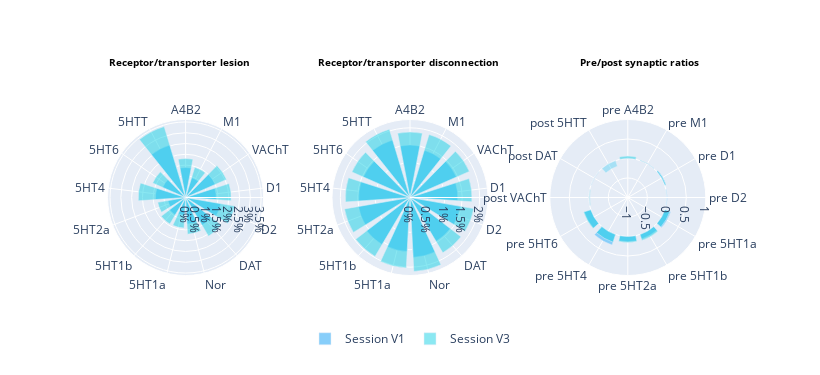
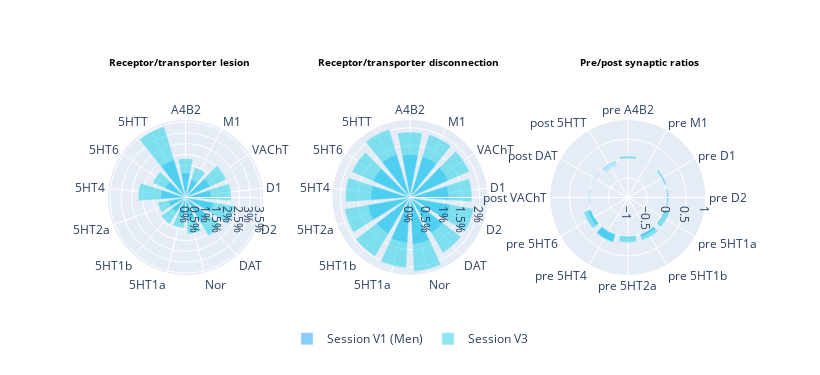

Notebook code for these charts, in order:
### Code cell
#| label: fig4cell

from Dash_client import DashNeuroTmapClient
import plotly.io as pio
pio.renderers.default = "plotly_mimetype"

client = DashNeuroTmapClient(dash_url="https://stroke-dashboard-bcrr.onrender.com/") #https://stroke-dashboard.db.neurolibre.org/")
client.create_advanced_interface('V1', 'all', 'V3', 'all')

### Figure 1 — Plotly figure (JSON) as saved in the notebook; plotly's stock layout.template omitted (floating-point values rounded to 4 significant figures)
{"data": [{"hovertemplate": "<b>%{theta}</b><br>%{r:.2f}%<extra></extra>", "legendgroup": "Session V1", "marker": {"color": ["lightskyblue", "lightskyblue", "lightskyblue", "lightskyblue", "lightskyblue", "lightskyblue", "lightskyblue", "lightskyblue", "lightskyblue", "lightskyblue", "lightskyblue", "lightskyblue", "lightskyblue"]}, "name": "Session V1", "r": [1.39, 0.9559, 1.501, 1.42, 1.652, 1.499, 1.232, 0.8278, 0.9386, 0.8236, 1.4, 1.163, 2.54], "showlegend": true, "subplot": "polar", "theta": ["A4B2", "M1", "VAChT", "D1", "D2", "DAT", "Nor", "5HT1a", "5HT1b", "5HT2a", "5HT4", "5HT6", "5HTT"], "type": "barpolar", "width": 0.7854}, {"base": 0, "hovertemplate": "<b>%{theta}</b><br>%{r:.2f}%<extra></extra>", "legendgroup": "Session V3", "marker": {"color": ["hsla(186, 80%, 50%, 0.5)", "hsla(186, 80%, 50%, 0.5)", "hsla(186, 80%, 50%, 0.5)", "hsla(186, 80%, 50%, 0.5)", "hsla(186, 80%, 50%, 0.5)", "hsla(186, 80%, 50%, 0.5)", "hsla(186, 80%, 50%, 0.5)", "hsla(186, 80%, 50%, 0.5)", "hsla(186, 80%, 50%, 0.5)", "hsla(186, 80%, 50%, 0.5)", "hsla(186, 80%, 50%, 0.5)", "hsla(186, 80%, 50%, 0.5)", "hsla(186, 80%, 50%, 0.5)"]}, "name": "Session V3", "r": [1.807, 1.462, 2.072, 2.116, 2.304, 2.08, 1.702, 1.419, 1.429, 1.311, 2.196, 1.667, 3.433], "showlegend": true, "subplot": "polar", "theta": ["A4B2", "M1", "VAChT", "D1", "D2", "DAT", "Nor", "5HT1a", "5HT1b", "5HT2a", "5HT4", "5HT6", "5HTT"], "type": "barpolar", "width": 0.7854}, {"hovertemplate": "<b>%{theta}</b><br>%{r:.2f}%<extra></extra>", "legendgroup": "Session V1", "marker": {"color": ["lightskyblue", "lightskyblue", "lightskyblue", "lightskyblue", "lightskyblue", "lightskyblue", "lightskyblue", "lightskyblue", "lightskyblue", "lightskyblue", "lightskyblue", "lightskyblue", "lightskyblue"]}, "name": "Session V1", "r": [1.506, 1.418, 1.455, 1.375, 1.474, 1.463, 1.722, 1.554, 1.571, 1.503, 1.475, 1.464, 1.726], "showlegend": false, "subplot": "polar2", "theta": ["A4B2", "M1", "VAChT", "D1", "D2", "DAT", "Nor", "5HT1a", "5HT1b", "5HT2a", "5HT4", "5HT6", "5HTT"], "type": "barpolar", "width": 0.7854}, {"base": 0, "hovertemplate": "<b>%{theta}</b><br>%{r:.2f}%<extra></extra>", "legendgroup": "Session V3", "marker": {"color": ["hsla(186, 80%, 50%, 0.5)", "hsla(186, 80%, 50%, 0.5)", "hsla(186, 80%, 50%, 0.5)", "hsla(186, 80%, 50%, 0.5)", "hsla(186, 80%, 50%, 0.5)", "hsla(186, 80%, 50%, 0.5)", "hsla(186, 80%, 50%, 0.5)", "hsla(186, 80%, 50%, 0.5)", "hsla(186, 80%, 50%, 0.5)", "hsla(186, 80%, 50%, 0.5)", "hsla(186, 80%, 50%, 0.5)", "hsla(186, 80%, 50%, 0.5)", "hsla(186, 80%, 50%, 0.5)"]}, "name": "Session V3", "r": [1.88, 1.889, 1.861, 1.78, 1.857, 1.847, 2.128, 2.026, 1.969, 1.909, 1.856, 1.822, 2.046], "showlegend": false, "subplot": "polar2", "theta": ["A4B2", "M1", "VAChT", "D1", "D2", "DAT", "Nor", "5HT1a", "5HT1b", "5HT2a", "5HT4", "5HT6", "5HTT"], "type": "barpolar", "width": 0.7854}, {"hovertemplate": "<b>%{theta}</b><br>%{r:.2f}<extra></extra>", "legendgroup": "Session V1", "marker": {"color": ["lightskyblue", "lightskyblue", "lightskyblue", "lightskyblue", "lightskyblue", "lightskyblue", "lightskyblue", "lightskyblue", "lightskyblue", "rgba(135, 206, 250, 0.3)", "rgba(135, 206, 250, 0.3)", "rgba(135, 206, 250, 0.3)"]}, "name": "Session V1", "r": [0.005904, 0.008791, 0.03535, 0.01606, 0.1608, 0.121, 0.132, 0.284, 0.1763, -0.0009862, -0.02177, -0.1576], "showlegend": false, "subplot": "polar3", "theta": ["pre A4B2", "pre M1", "pre D1", "pre D2", "pre 5HT1a", "pre 5HT1b", "pre 5HT2a", "pre 5HT4", "pre 5HT6", "post VAChT", "post DAT", "post 5HTT"], "type": "barpolar", "width": 0.7854}, {"base": 0, "hovertemplate": "<b>%{theta}</b><br>%{r:.2f}<extra></extra>", "legendgroup": "Session V3", "marker": {"color": ["hsla(186, 80%, 50%, 0.5)", "hsla(186, 80%, 50%, 0.5)", "hsla(186, 80%, 50%, 0.5)", "hsla(186, 80%, 50%, 0.2)", "hsla(186, 80%, 50%, 0.5)", "hsla(186, 80%, 50%, 0.5)", "hsla(186, 80%, 50%, 0.5)", "hsla(186, 80%, 50%, 0.5)", "hsla(186, 80%, 50%, 0.5)", "hsla(186, 80%, 50%, 0.2)", "hsla(186, 80%, 50%, 0.2)", "hsla(186, 80%, 50%, 0.2)"]}, "name": "Session V3", "r": [0.06263, 0.009552, 0.03208, -0.01174, 0.1366, 0.1581, 0.1508, 0.2069, 0.1947, -0.03297, -0.005834, -0.1561], "showlegend": false, "subplot": "polar3", "theta": ["pre A4B2", "pre M1", "pre D1", "pre D2", "pre 5HT1a", "pre 5HT1b", "pre 5HT2a", "pre 5HT4", "pre 5HT6", "post VAChT", "post DAT", "post 5HTT"], "type": "barpolar", "width": 0.7854}], "layout": {"annotations": [{"font": {"color": "black", "size": 10}, "showarrow": false, "text": "<b>Receptor/transporter lesion</b>", "x": 0.15, "xanchor": "center", "xref": "paper", "y": 1.15, "yanchor": "bottom", "yref": "paper"}, {"font": {"color": "black", "size": 10}, "showarrow": false, "text": "<b>Receptor/transporter disconnection </b>", "x": 0.5, "xanchor": "center", "xref": "paper", "y": 1.15, "yanchor": "bottom", "yref": "paper"}, {"font": {"color": "black", "size": 10}, "showarrow": false, "text": "<b>Pre/post synaptic ratios </b>", "x": 0.85, "xanchor": "center", "xref": "paper", "y": 1.15, "yanchor": "bottom", "yref": "paper"}], "height": 375, "hovermode": "closest", "legend": {"orientation": "h", "x": 0.5, "xanchor": "center", "y": -0.15, "yanchor": "top"}, "polar": {"angularaxis": {"direction": "clockwise", "rotation": 90}, "bargap": 0.1, "domain": {"x": [0, 0.32], "y": [0.1, 0.9]}, "radialaxis": {"ticksuffix": "%"}}, "polar2": {"angularaxis": {"direction": "clockwise", "rotation": 90}, "bargap": 0.1, "domain": {"x": [0.34, 0.66], "y": [0.1, 0.9]}, "radialaxis": {"ticksuffix": "%"}}, "polar3": {"angularaxis": {"direction": "clockwise", "rotation": 90}, "bargap": 0.1, "domain": {"x": [0.66, 1], "y": [0.1, 0.9]}, "radialaxis": {"range": [-1, 1]}}, "showlegend": true, "width": 820}}

### Figure 2 — Plotly figure (JSON) as saved in the notebook; plotly's stock layout.template omitted (floating-point values rounded to 4 significant figures)
{"data": [{"hovertemplate": "<b>%{theta}</b><br>%{r:.2f}%<extra></extra>", "legendgroup": "Session V1 (Men)", "marker": {"color": ["lightskyblue", "lightskyblue", "lightskyblue", "lightskyblue", "lightskyblue", "lightskyblue", "lightskyblue", "lightskyblue", "lightskyblue", "lightskyblue", "lightskyblue", "lightskyblue", "lightskyblue"]}, "name": "Session V1 (Men)", "r": [1.139, 0.8681, 1.234, 1.163, 1.315, 1.265, 1.039, 0.8542, 0.7895, 0.8001, 1.149, 1.032, 1.823], "showlegend": true, "subplot": "polar", "theta": ["A4B2", "M1", "VAChT", "D1", "D2", "DAT", "Nor", "5HT1a", "5HT1b", "5HT2a", "5HT4", "5HT6", "5HTT"], "type": "barpolar", "width": 0.7854}, {"base": 0, "hovertemplate": "<b>%{theta}</b><br>%{r:.2f}%<extra></extra>", "legendgroup": "Session V3", "marker": {"color": ["hsla(186, 80%, 50%, 0.5)", "hsla(186, 80%, 50%, 0.5)", "hsla(186, 80%, 50%, 0.5)", "hsla(186, 80%, 50%, 0.5)", "hsla(186, 80%, 50%, 0.5)", "hsla(186, 80%, 50%, 0.5)", "hsla(186, 80%, 50%, 0.5)", "hsla(186, 80%, 50%, 0.5)", "hsla(186, 80%, 50%, 0.5)", "hsla(186, 80%, 50%, 0.5)", "hsla(186, 80%, 50%, 0.5)", "hsla(186, 80%, 50%, 0.5)", "hsla(186, 80%, 50%, 0.5)"]}, "name": "Session V3", "r": [1.807, 1.462, 2.072, 2.116, 2.304, 2.08, 1.702, 1.419, 1.429, 1.311, 2.196, 1.667, 3.433], "showlegend": true, "subplot": "polar", "theta": ["A4B2", "M1", "VAChT", "D1", "D2", "DAT", "Nor", "5HT1a", "5HT1b", "5HT2a", "5HT4", "5HT6", "5HTT"], "type": "barpolar", "width": 0.7854}, {"hovertemplate": "<b>%{theta}</b><br>%{r:.2f}%<extra></extra>", "legendgroup": "Session V1 (Men)", "marker": {"color": ["lightskyblue", "lightskyblue", "lightskyblue", "lightskyblue", "lightskyblue", "lightskyblue", "lightskyblue", "lightskyblue", "lightskyblue", "lightskyblue", "lightskyblue", "lightskyblue", "lightskyblue"]}, "name": "Session V1 (Men)", "r": [1.232, 1.23, 1.208, 1.11, 1.177, 1.185, 1.343, 1.298, 1.216, 1.231, 1.129, 1.167, 1.298], "showlegend": false, "subplot": "polar2", "theta": ["A4B2", "M1", "VAChT", "D1", "D2", "DAT", "Nor", "5HT1a", "5HT1b", "5HT2a", "5HT4", "5HT6", "5HTT"], "type": "barpolar", "width": 0.7854}, {"base": 0, "hovertemplate": "<b>%{theta}</b><br>%{r:.2f}%<extra></extra>", "legendgroup": "Session V3", "marker": {"color": ["hsla(186, 80%, 50%, 0.5)", "hsla(186, 80%, 50%, 0.5)", "hsla(186, 80%, 50%, 0.5)", "hsla(186, 80%, 50%, 0.5)", "hsla(186, 80%, 50%, 0.5)", "hsla(186, 80%, 50%, 0.5)", "hsla(186, 80%, 50%, 0.5)", "hsla(186, 80%, 50%, 0.5)", "hsla(186, 80%, 50%, 0.5)", "hsla(186, 80%, 50%, 0.5)", "hsla(186, 80%, 50%, 0.5)", "hsla(186, 80%, 50%, 0.5)", "hsla(186, 80%, 50%, 0.5)"]}, "name": "Session V3", "r": [1.88, 1.889, 1.861, 1.78, 1.857, 1.847, 2.128, 2.026, 1.969, 1.909, 1.856, 1.822, 2.046], "showlegend": false, "subplot": "polar2", "theta": ["A4B2", "M1", "VAChT", "D1", "D2", "DAT", "Nor", "5HT1a", "5HT1b", "5HT2a", "5HT4", "5HT6", "5HTT"], "type": "barpolar", "width": 0.7854}, {"hovertemplate": "<b>%{theta}</b><br>%{r:.2f}<extra></extra>", "legendgroup": "Session V1 (Men)", "marker": {"color": ["rgba(135, 206, 250, 0.3)", "rgba(135, 206, 250, 0.3)", "lightskyblue", "lightskyblue", "lightskyblue", "lightskyblue", "lightskyblue", "lightskyblue", "lightskyblue", "lightskyblue", "rgba(135, 206, 250, 0.3)", "rgba(135, 206, 250, 0.3)"]}, "name": "Session V1 (Men)", "r": [-0.001103, -0.01792, 0.04988, 0.05015, 0.03419, 0.06603, 0.03136, 0.2185, 0.07947, 0.01455, -0.0468, -0.06777], "showlegend": false, "subplot": "polar3", "theta": ["pre A4B2", "pre M1", "pre D1", "pre D2", "pre 5HT1a", "pre 5HT1b", "pre 5HT2a", "pre 5HT4", "pre 5HT6", "post VAChT", "post DAT", "post 5HTT"], "type": "barpolar", "width": 0.7854}, {"base": 0, "hovertemplate": "<b>%{theta}</b><br>%{r:.2f}<extra></extra>", "legendgroup": "Session V3", "marker": {"color": ["hsla(186, 80%, 50%, 0.5)", "hsla(186, 80%, 50%, 0.5)", "hsla(186, 80%, 50%, 0.5)", "hsla(186, 80%, 50%, 0.2)", "hsla(186, 80%, 50%, 0.5)", "hsla(186, 80%, 50%, 0.5)", "hsla(186, 80%, 50%, 0.5)", "hsla(186, 80%, 50%, 0.5)", "hsla(186, 80%, 50%, 0.5)", "hsla(186, 80%, 50%, 0.2)", "hsla(186, 80%, 50%, 0.2)", "hsla(186, 80%, 50%, 0.2)"]}, "name": "Session V3", "r": [0.06263, 0.009552, 0.03208, -0.01174, 0.1366, 0.1581, 0.1508, 0.2069, 0.1947, -0.03297, -0.005834, -0.1561], "showlegend": false, "subplot": "polar3", "theta": ["pre A4B2", "pre M1", "pre D1", "pre D2", "pre 5HT1a", "pre 5HT1b", "pre 5HT2a", "pre 5HT4", "pre 5HT6", "post VAChT", "post DAT", "post 5HTT"], "type": "barpolar", "width": 0.7854}], "layout": {"annotations": [{"font": {"color": "black", "size": 10}, "showarrow": false, "text": "<b>Receptor/transporter lesion</b>", "x": 0.15, "xanchor": "center", "xref": "paper", "y": 1.15, "yanchor": "bottom", "yref": "paper"}, {"font": {"color": "black", "size": 10}, "showarrow": false, "text": "<b>Receptor/transporter disconnection </b>", "x": 0.5, "xanchor": "center", "xref": "paper", "y": 1.15, "yanchor": "bottom", "yref": "paper"}, {"font": {"color": "black", "size": 10}, "showarrow": false, "text": "<b>Pre/post synaptic ratios </b>", "x": 0.85, "xanchor": "center", "xref": "paper", "y": 1.15, "yanchor": "bottom", "yref": "paper"}], "height": 375, "hovermode": "closest", "legend": {"orientation": "h", "x": 0.5, "xanchor": "center", "y": -0.15, "yanchor": "top"}, "polar": {"angularaxis": {"direction": "clockwise", "rotation": 90}, "bargap": 0.1, "domain": {"x": [0, 0.32], "y": [0.1, 0.9]}, "radialaxis": {"ticksuffix": "%"}}, "polar2": {"angularaxis": {"direction": "clockwise", "rotation": 90}, "bargap": 0.1, "domain": {"x": [0.34, 0.66], "y": [0.1, 0.9]}, "radialaxis": {"ticksuffix": "%"}}, "polar3": {"angularaxis": {"direction": "clockwise", "rotation": 90}, "bargap": 0.1, "domain": {"x": [0.66, 1], "y": [0.1, 0.9]}, "radialaxis": {"range": [-1, 1]}}, "showlegend": true, "width": 820}}
